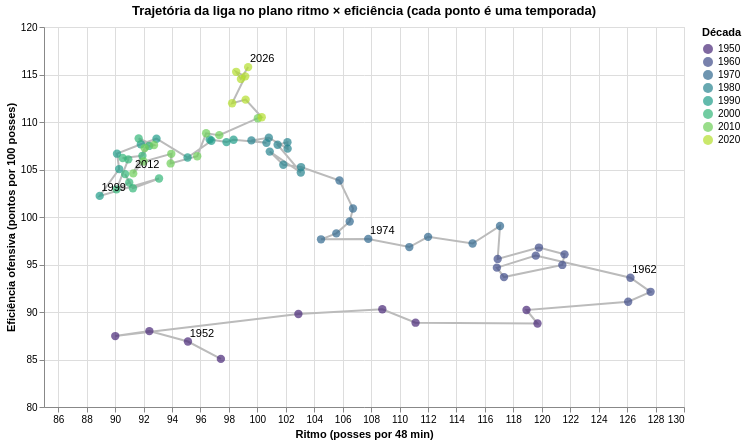

The code cell stored with this chart in its notebook:
### Markdown cell above
## 7. Q4 — Como o ritmo e a eficiência ofensiva se modificaram entre os períodos?

Calculamos a média de ritmo e de ORtg por temporada, ambos disponíveis desde 1951. No gráfico, cada ponto é uma temporada, ligado à seguinte, e a cor indica a década.

### Code cell
df_ritmo_efic = df_liga.dropna(subset=["ritmo", "ortg"])
base_grafico = alt.Chart(df_ritmo_efic).encode(
    x=alt.X("ritmo:Q", title="Ritmo (posses por 48 min)", scale=alt.Scale(zero=False)),
    y=alt.Y("ortg:Q", title="Eficiência ofensiva (pontos por 100 posses)", scale=alt.Scale(zero=False)),
    order="season:Q")

grafico_trilha = base_grafico.mark_line(color="#bbbbbb")
grafico_pontos = base_grafico.mark_circle(size=70).encode(
    color=COR_DECADA,
    tooltip=[alt.Tooltip("season:Q", title="Temporada", format="d"),
             alt.Tooltip("ritmo:Q", title="Ritmo", format=".1f"), alt.Tooltip("ortg:Q", title="ORtg", format=".1f")])
grafico_anos = base_grafico.transform_filter(
    alt.FieldOneOfPredicate(field="season", oneOf=[1952, 1962, 1974, 1999, 2012, 2026])
).mark_text(dx=14, dy=-8).encode(text=alt.Text("season:Q", format="d"))

(grafico_trilha + grafico_pontos + grafico_anos).properties(
    width=640, height=380, title="Trajetória da liga no plano ritmo × eficiência (cada ponto é uma temporada)")

### Figure 1 — Vega-Lite specification as saved in the notebook (floating-point values rounded to 4 significant figures)
{"config": {"view": {"continuousWidth": 300, "continuousHeight": 300}}, "layer": [{"mark": {"type": "line", "color": "#bbbbbb"}, "encoding": {"order": {"field": "season", "type": "quantitative"}, "x": {"field": "ritmo", "scale": {"zero": false}, "title": "Ritmo (posses por 48 min)", "type": "quantitative"}, "y": {"field": "ortg", "scale": {"zero": false}, "title": "Eficiência ofensiva (pontos por 100 posses)", "type": "quantitative"}}}, {"mark": {"type": "circle", "size": 70}, "encoding": {"color": {"field": "decada", "scale": {"scheme": "viridis"}, "title": "Década", "type": "ordinal"}, "order": {"field": "season", "type": "quantitative"}, "tooltip": [{"field": "season", "format": "d", "title": "Temporada", "type": "quantitative"}, {"field": "ritmo", "format": ".1f", "title": "Ritmo", "type": "quantitative"}, {"field": "ortg", "format": ".1f", "title": "ORtg", "type": "quantitative"}], "x": {"field": "ritmo", "scale": {"zero": false}, "title": "Ritmo (posses por 48 min)", "type": "quantitative"}, "y": {"field": "ortg", "scale": {"zero": false}, "title": "Eficiência ofensiva (pontos por 100 posses)", "type": "quantitative"}}}, {"mark": {"type": "text", "dx": 14, "dy": -8}, "encoding": {"order": {"field": "season", "type": "quantitative"}, "text": {"field": "season", "format": "d", "type": "quantitative"}, "x": {"field": "ritmo", "scale": {"zero": false}, "title": "Ritmo (posses por 48 min)", "type": "quantitative"}, "y": {"field": "ortg", "scale": {"zero": false}, "title": "Eficiência ofensiva (pontos por 100 posses)", "type": "quantitative"}}, "transform": [{"filter": {"field": "season", "oneOf": [1952, 1962, 1974, 1999, 2012, 2026]}}]}], "data": {"name": "data-769d9cea0f97ee5585d4e09eb432df1c"}, "height": 380, "title": "Trajetória da liga no plano ritmo × eficiência (cada ponto é uma temporada)", "width": 640, "$schema": "https://vega.github.io/schema/vega-lite/v6.4.1.json", "datasets": {"data-769d9cea0f97ee5585d4e09eb432df1c": [{"season": 1951, "pontos_jogo": 84.06, "tent_quadra_jogo": 83.57, "tent_2pts_jogo": 83.57, "tent_3pts_jogo": 0.0, "tent_ll_jogo": 33.37, "taxa_3pts": null, "pontos_2pts": 59.58, "pontos_3pts": 0.0, "pontos_ll": 24.47, "ritmo": 97.44, "ortg": 85.06, "efg": 0.356, "ts": 0.4276, "taxa_ll": 0.4005, "perc_turnovers": null, "perc_reb_ofensivo": null, "decada": 1950}, {"season": 1952, "pontos_jogo": 83.7, "tent_quadra_jogo": 80.83, "tent_2pts_jogo": 80.83, "tent_3pts_jogo": 0.0, "tent_ll_jogo": 33.24, "taxa_3pts": null, "pontos_2pts": 59.27, "pontos_3pts": 0.0, "pontos_ll": 24.43, "ritmo": 95.12, "ortg": 86.89, "efg": 0.3663, "ts": 0.4384, "taxa_ll": 0.4125, "perc_turnovers": null, "perc_reb_ofensivo": null, "decada": 1950}, {"season": 1953, "pontos_jogo": 82.71, "tent_quadra_jogo": 77.11, "tent_2pts_jogo": 77.11, "tent_3pts_jogo": 0.0, "tent_ll_jogo": 35.89, "taxa_3pts": null, "pontos_2pts": 57.01, "pontos_3pts": 0.0, "pontos_ll": 25.7, "ritmo": 92.41, "ortg": 87.99, "efg": 0.3695, "ts": 0.4451, "taxa_ll": 0.466, "perc_turnovers": null, "perc_reb_ofensivo": null, "decada": 1950}, {"season": 1954, "pontos_jogo": 79.54, "tent_quadra_jogo": 75.36, "tent_2pts_jogo": 75.36, "tent_3pts_jogo": 0.0, "tent_ll_jogo": 33.04, "taxa_3pts": null, "pontos_2pts": 56.12, "pontos_3pts": 0.0, "pontos_ll": 23.42, "ritmo": 90.01, "ortg": 87.47, "efg": 0.372, "ts": 0.4422, "taxa_ll": 0.4391, "perc_turnovers": null, "perc_reb_ofensivo": null, "decada": 1950}, {"season": 1955, "pontos_jogo": 93.07, "tent_quadra_jogo": 86.4, "tent_2pts_jogo": 86.4, "tent_3pts_jogo": 0.0, "tent_ll_jogo": 35.92, "taxa_3pts": null, "pontos_2pts": 66.57, "pontos_3pts": 0.0, "pontos_ll": 26.5, "ritmo": 102.9, "ortg": 89.79, "efg": 0.3854, "ts": 0.4554, "taxa_ll": 0.4161, "perc_turnovers": null, "perc_reb_ofensivo": null, "decada": 1950}, {"season": 1956, "pontos_jogo": 99.03, "tent_quadra_jogo": 91.39, "tent_2pts_jogo": 91.39, "tent_3pts_jogo": 0.0, "tent_ll_jogo": 38.05, "taxa_3pts": null, "pontos_2pts": 70.67, "pontos_3pts": 0.0, "pontos_ll": 28.35, "ritmo": 108.8, "ortg": 90.29, "efg": 0.3866, "ts": 0.458, "taxa_ll": 0.4171, "perc_turnovers": null, "perc_reb_ofensivo": null, "decada": 1950}, {"season": 1957, "pontos_jogo": 99.62, "tent_quadra_jogo": 94.57, "tent_2pts_jogo": 94.57, "tent_3pts_jogo": 0.0, "tent_ll_jogo": 36.94, "taxa_3pts": null, "pontos_2pts": 71.87, "pontos_3pts": 0.0, "pontos_ll": 27.74, "ritmo": 111.1, "ortg": 88.88, "efg": 0.3801, "ts": 0.4496, "taxa_ll": 0.3911, "perc_turnovers": null, "perc_reb_ofensivo": null, "decada": 1950}, {"season": 1958, "pontos_jogo": 106.6, "tent_quadra_jogo": 101.9, "tent_2pts_jogo": 101.9, "tent_3pts_jogo": 0.0, "tent_ll_jogo": 38.29, "taxa_3pts": null, "pontos_2pts": 78.06, "pontos_3pts": 0.0, "pontos_ll": 28.58, "ritmo": 119.7, "ortg": 88.79, "efg": 0.3831, "ts": 0.4491, "taxa_ll": 0.3764, "perc_turnovers": null, "perc_reb_ofensivo": null, "decada": 1950}, {"season": 1959, "pontos_jogo": 108.2, "tent_quadra_jogo": 102.3, "tent_2pts_jogo": 102.3, "tent_3pts_jogo": 0.0, "tent_ll_jogo": 36.3, "taxa_3pts": null, "pontos_2pts": 80.8, "pontos_3pts": 0.0, "pontos_ll": 27.44, "ritmo": 118.9, "ortg": 90.21, "efg": 0.3947, "ts": 0.4577, "taxa_ll": 0.356, "perc_turnovers": null, "perc_reb_ofensivo": null, "decada": 1950}, {"season": 1960, "pontos_jogo": 115.3, "tent_quadra_jogo": 108.7, "tent_2pts_jogo": 108.7, "tent_3pts_jogo": 0.0, "tent_ll_jogo": 35.84, "taxa_3pts": null, "pontos_2pts": 89.01, "pontos_3pts": 0.0, "pontos_ll": 26.32, "ritmo": 126.1, "ortg": 91.08, "efg": 0.4094, "ts": 0.4636, "taxa_ll": 0.3311, "perc_turnovers": null, "perc_reb_ofensivo": null, "decada": 1960}, {"season": 1961, "pontos_jogo": 118.1, "tent_quadra_jogo": 109.4, "tent_2pts_jogo": 109.4, "tent_3pts_jogo": 0.0, "tent_ll_jogo": 37.37, "taxa_3pts": null, "pontos_2pts": 90.72, "pontos_3pts": 0.0, "pontos_ll": 27.4, "ritmo": 127.7, "ortg": 92.12, "efg": 0.4149, "ts": 0.4695, "taxa_ll": 0.3422, "perc_turnovers": null, "perc_reb_ofensivo": null, "decada": 1960}, {"season": 1962, "pontos_jogo": 118.8, "tent_quadra_jogo": 107.7, "tent_2pts_jogo": 107.7, "tent_3pts_jogo": 0.0, "tent_ll_jogo": 37.06, "taxa_3pts": null, "pontos_2pts": 91.8, "pontos_3pts": 0.0, "pontos_ll": 26.96, "ritmo": 126.2, "ortg": 93.61, "efg": 0.426, "ts": 0.4787, "taxa_ll": 0.3448, "perc_turnovers": null, "perc_reb_ofensivo": null, "decada": 1960}, {"season": 1963, "pontos_jogo": 115.3, "tent_quadra_jogo": 101.2, "tent_2pts_jogo": 101.2, "tent_3pts_jogo": 0.0, "tent_ll_jogo": 35.87, "taxa_3pts": null, "pontos_2pts": 89.2, "pontos_3pts": 0.0, "pontos_ll": 26.07, "ritmo": 119.6, "ortg": 95.93, "efg": 0.4408, "ts": 0.4927, "taxa_ll": 0.355, "perc_turnovers": null, "perc_reb_ofensivo": null, "decada": 1960}, {"season": 1964, "pontos_jogo": 111.0, "tent_quadra_jogo": 99.07, "tent_2pts_jogo": 99.07, "tent_3pts_jogo": 0.0, "tent_ll_jogo": 34.98, "taxa_3pts": null, "pontos_2pts": 85.73, "pontos_3pts": 0.0, "pontos_ll": 25.27, "ritmo": 116.8, "ortg": 94.67, "efg": 0.4331, "ts": 0.4851, "taxa_ll": 0.3542, "perc_turnovers": null, "perc_reb_ofensivo": null, "decada": 1960}, {"season": 1965, "pontos_jogo": 110.6, "tent_quadra_jogo": 99.84, "tent_2pts_jogo": 99.84, "tent_3pts_jogo": 0.0, "tent_ll_jogo": 35.56, "taxa_3pts": null, "pontos_2pts": 84.99, "pontos_3pts": 0.0, "pontos_ll": 25.63, "ritmo": 117.3, "ortg": 93.68, "efg": 0.4259, "ts": 0.4792, "taxa_ll": 0.3574, "perc_turnovers": null, "perc_reb_ofensivo": null, "decada": 1960}, {"season": 1966, "pontos_jogo": 115.5, "tent_quadra_jogo": 102.4, "tent_2pts_jogo": 102.4, "tent_3pts_jogo": 0.0, "tent_ll_jogo": 36.96, "taxa_3pts": null, "pontos_2pts": 88.65, "pontos_3pts": 0.0, "pontos_ll": 26.86, "ritmo": 121.4, "ortg": 94.96, "efg": 0.433, "ts": 0.4867, "taxa_ll": 0.3613, "perc_turnovers": null, "perc_reb_ofensivo": null, "decada": 1960}, {"season": 1967, "pontos_jogo": 117.4, "tent_quadra_jogo": 103.1, "tent_2pts_jogo": 103.1, "tent_3pts_jogo": 0.0, "tent_ll_jogo": 36.24, "taxa_3pts": null, "pontos_2pts": 90.93, "pontos_3pts": 0.0, "pontos_ll": 26.52, "ritmo": 121.6, "ortg": 96.07, "efg": 0.4413, "ts": 0.4935, "taxa_ll": 0.3522, "perc_turnovers": null, "perc_reb_ofensivo": null, "decada": 1960}, {"season": 1968, "pontos_jogo": 116.6, "tent_quadra_jogo": 100.8, "tent_2pts_jogo": 100.8, "tent_3pts_jogo": 0.0, "tent_ll_jogo": 37.07, "taxa_3pts": null, "pontos_2pts": 89.93, "pontos_3pts": 0.0, "pontos_ll": 26.67, "ritmo": 119.8, "ortg": 96.78, "efg": 0.4464, "ts": 0.4981, "taxa_ll": 0.368, "perc_turnovers": null, "perc_reb_ofensivo": null, "decada": 1960}, {"season": 1969, "pontos_jogo": 112.3, "tent_quadra_jogo": 99.03, "tent_2pts_jogo": 99.03, "tent_3pts_jogo": 0.0, "tent_ll_jogo": 35.01, "taxa_3pts": null, "pontos_2pts": 87.33, "pontos_3pts": 0.0, "pontos_ll": 24.98, "ritmo": 116.9, "ortg": 95.59, "efg": 0.4413, "ts": 0.491, "taxa_ll": 0.354, "perc_turnovers": 13.6, "perc_reb_ofensivo": null, "decada": 1960}, {"season": 1970, "pontos_jogo": 116.7, "tent_quadra_jogo": 99.35, "tent_2pts_jogo": 99.35, "tent_3pts_jogo": 0.0, "tent_ll_jogo": 33.72, "taxa_3pts": null, "pontos_2pts": 91.36, "pontos_3pts": 0.0, "pontos_ll": 25.34, "ritmo": 117.1, "ortg": 99.06, "efg": 0.4601, "ts": 0.5113, "taxa_ll": 0.34, "perc_turnovers": 15.2, "perc_reb_ofensivo": null, "decada": 1970}, {"season": 1971, "pontos_jogo": 112.4, "tent_quadra_jogo": 98.02, "tent_2pts_jogo": 98.02, "tent_3pts_jogo": 0.0, "tent_ll_jogo": 32.66, "taxa_3pts": null, "pontos_2pts": 88.09, "pontos_3pts": 0.0, "pontos_ll": 24.32, "ritmo": 115.1, "ortg": 97.21, "efg": 0.4498, "ts": 0.5004, "taxa_ll": 0.3335, "perc_turnovers": 14.78, "perc_reb_ofensivo": null, "decada": 1970}, {"season": 1972, "pontos_jogo": 110.2, "tent_quadra_jogo": 95.52, "tent_2pts_jogo": 95.52, "tent_3pts_jogo": 0.0, "tent_ll_jogo": 31.17, "taxa_3pts": null, "pontos_2pts": 86.86, "pontos_3pts": 0.0, "pontos_ll": 23.33, "ritmo": 112.0, "ortg": 97.91, "efg": 0.4549, "ts": 0.5045, "taxa_ll": 0.3268, "perc_turnovers": 15.23, "perc_reb_ofensivo": null, "decada": 1970}, {"season": 1973, "pontos_jogo": 107.6, "tent_quadra_jogo": 96.88, "tent_2pts_jogo": 96.88, "tent_3pts_jogo": 0.0, "tent_ll_jogo": 25.28, "taxa_3pts": null, "pontos_2pts": 88.42, "pontos_3pts": 0.0, "pontos_ll": 19.17, "ritmo": 110.7, "ortg": 96.84, "efg": 0.4566, "ts": 0.4982, "taxa_ll": 0.2611, "perc_turnovers": 15.72, "perc_reb_ofensivo": null, "decada": 1970}, {"season": 1974, "pontos_jogo": 105.7, "tent_quadra_jogo": 93.87, "tent_2pts_jogo": 93.87, "tent_3pts_jogo": 0.0, "tent_ll_jogo": 25.39, "taxa_3pts": null, "pontos_2pts": 86.16, "pontos_3pts": 0.0, "pontos_ll": 19.58, "ritmo": 107.8, "ortg": 97.69, "efg": 0.459, "ts": 0.5036, "taxa_ll": 0.2707, "perc_turnovers": 16.54, "perc_reb_ofensivo": 30.52, "decada": 1970}, {"season": 1975, "pontos_jogo": 102.6, "tent_quadra_jogo": 91.13, "tent_2pts_jogo": 91.13, "tent_3pts_jogo": 0.0, "tent_ll_jogo": 25.18, "taxa_3pts": null, "pontos_2pts": 83.37, "pontos_3pts": 0.0, "pontos_ll": 19.26, "ritmo": 104.5, "ortg": 97.65, "efg": 0.4576, "ts": 0.502, "taxa_ll": 0.2766, "perc_turnovers": 16.25, "perc_reb_ofensivo": 30.11, "decada": 1970}, {"season": 1976, "pontos_jogo": 104.3, "tent_quadra_jogo": 91.72, "tent_2pts_jogo": 91.72, "tent_3pts_jogo": 0.0, "tent_ll_jogo": 26.94, "taxa_3pts": null, "pontos_2pts": 84.1, "pontos_3pts": 0.0, "pontos_ll": 20.24, "ritmo": 105.6, "ortg": 98.28, "efg": 0.4586, "ts": 0.5038, "taxa_ll": 0.2941, "perc_turnovers": 16.03, "perc_reb_ofensivo": 30.25, "decada": 1970}, {"season": 1977, "pontos_jogo": 106.5, "tent_quadra_jogo": 92.03, "tent_2pts_jogo": 92.03, "tent_3pts_jogo": 0.0, "tent_ll_jogo": 27.74, "taxa_3pts": null, "pontos_2pts": 85.63, "pontos_3pts": 0.0, "pontos_ll": 20.84, "ritmo": 106.5, "ortg": 99.53, "efg": 0.4652, "ts": 0.5107, "taxa_ll": 0.302, "perc_turnovers": 16.46, "perc_reb_ofensivo": 31.8, "decada": 1970}, {"season": 1978, "pontos_jogo": 108.5, "tent_quadra_jogo": 92.87, "tent_2pts_jogo": 92.87, "tent_3pts_jogo": 0.0, "tent_ll_jogo": 28.4, "taxa_3pts": null, "pontos_2pts": 87.1, "pontos_3pts": 0.0, "pontos_ll": 21.36, "ritmo": 106.7, "ortg": 100.9, "efg": 0.4692, "ts": 0.5148, "taxa_ll": 0.3064, "perc_turnovers": 15.99, "perc_reb_ofensivo": 31.82, "decada": 1970}, {"season": 1979, "pontos_jogo": 110.3, "tent_quadra_jogo": 91.73, "tent_2pts_jogo": 91.73, "tent_3pts_jogo": 0.0, "tent_ll_jogo": 28.31, "taxa_3pts": null, "pontos_2pts": 89.04, "pontos_3pts": 0.0, "pontos_ll": 21.3, "ritmo": 105.8, "ortg": 103.8, "efg": 0.4853, "ts": 0.5295, "taxa_ll": 0.3089, "perc_turnovers": 15.97, "perc_reb_ofensivo": 32.81, "decada": 1970}, {"season": 1980, "pontos_jogo": 109.3, "tent_quadra_jogo": 90.64, "tent_2pts_jogo": 87.87, "tent_3pts_jogo": 2.773, "tent_ll_jogo": 27.83, "taxa_3pts": 0.0306, "pontos_2pts": 85.73, "pontos_3pts": 2.333, "pontos_ll": 21.27, "ritmo": 103.1, "ortg": 105.3, "efg": 0.4858, "ts": 0.5314, "taxa_ll": 0.3076, "perc_turnovers": 15.55, "perc_reb_ofensivo": 33.47, "decada": 1980}, {"season": 1981, "pontos_jogo": 108.1, "tent_quadra_jogo": 88.42, "tent_2pts_jogo": 86.4, "tent_3pts_jogo": 2.023, "tent_ll_jogo": 28.89, "taxa_3pts": 0.02288, "pontos_2pts": 84.93, "pontos_3pts": 1.489, "pontos_ll": 21.69, "ritmo": 101.8, "ortg": 105.5, "efg": 0.4887, "ts": 0.5345, "taxa_ll": 0.3271, "perc_turnovers": 15.64, "perc_reb_ofensivo": 33.47, "decada": 1980}, {"season": 1982, "pontos_jogo": 108.6, "tent_quadra_jogo": 88.24, "tent_2pts_jogo": 85.95, "tent_3pts_jogo": 2.284, "tent_ll_jogo": 28.57, "taxa_3pts": 0.02589, "pontos_2pts": 85.48, "pontos_3pts": 1.796, "pontos_ll": 21.31, "ritmo": 100.9, "ortg": 106.9, "efg": 0.4945, "ts": 0.5383, "taxa_ll": 0.324, "perc_turnovers": 14.95, "perc_reb_ofensivo": 32.98, "decada": 1980}, {"season": 1983, "pontos_jogo": 108.5, "tent_quadra_jogo": 89.66, "tent_2pts_jogo": 87.41, "tent_3pts_jogo": 2.252, "tent_ll_jogo": 28.28, "taxa_3pts": 0.02512, "pontos_2pts": 85.98, "pontos_3pts": 1.608, "pontos_ll": 20.93, "ritmo": 103.1, "ortg": 104.7, "efg": 0.4882, "ts": 0.5312, "taxa_ll": 0.3155, "perc_turnovers": 15.77, "perc_reb_ofensivo": 33.37, "decada": 1980}, {"season": 1984, "pontos_jogo": 110.1, "tent_quadra_jogo": 88.36, "tent_2pts_jogo": 85.98, "tent_3pts_jogo": 2.378, "tent_ll_jogo": 29.69, "taxa_3pts": 0.02691, "pontos_2pts": 85.78, "pontos_3pts": 1.782, "pontos_ll": 22.55, "ritmo": 101.4, "ortg": 107.6, "efg": 0.4954, "ts": 0.5428, "taxa_ll": 0.3364, "perc_turnovers": 15.02, "perc_reb_ofensivo": 32.99, "decada": 1980}, {"season": 1985, "pontos_jogo": 110.8, "tent_quadra_jogo": 89.1, "tent_2pts_jogo": 85.97, "tent_3pts_jogo": 3.137, "tent_ll_jogo": 29.36, "taxa_3pts": 0.03521, "pontos_2pts": 85.75, "pontos_3pts": 2.658, "pontos_ll": 22.43, "ritmo": 102.1, "ortg": 107.9, "efg": 0.4961, "ts": 0.5434, "taxa_ll": 0.3301, "perc_turnovers": 14.9, "perc_reb_ofensivo": 32.92, "decada": 1980}, {"season": 1986, "pontos_jogo": 110.2, "tent_quadra_jogo": 88.64, "tent_2pts_jogo": 85.3, "tent_3pts_jogo": 3.337, "tent_ll_jogo": 30.26, "taxa_3pts": 0.03765, "pontos_2pts": 84.51, "pontos_3pts": 2.822, "pontos_ll": 22.89, "ritmo": 102.1, "ortg": 107.2, "efg": 0.4926, "ts": 0.5406, "taxa_ll": 0.3419, "perc_turnovers": 14.9, "perc_reb_ofensivo": 32.44, "decada": 1980}, {"season": 1987, "pontos_jogo": 109.9, "tent_quadra_jogo": 88.79, "tent_2pts_jogo": 84.06, "tent_3pts_jogo": 4.726, "tent_ll_jogo": 30.46, "taxa_3pts": 0.05323, "pontos_2pts": 82.43, "pontos_3pts": 4.274, "pontos_ll": 23.23, "ritmo": 100.8, "ortg": 108.3, "efg": 0.4884, "ts": 0.538, "taxa_ll": 0.3433, "perc_turnovers": 14.26, "perc_reb_ofensivo": 33.4, "decada": 1980}, {"season": 1988, "pontos_jogo": 108.2, "tent_quadra_jogo": 87.72, "tent_2pts_jogo": 82.73, "tent_3pts_jogo": 4.995, "tent_ll_jogo": 29.13, "taxa_3pts": 0.05694, "pontos_2pts": 81.12, "pontos_3pts": 4.739, "pontos_ll": 22.31, "ritmo": 99.58, "ortg": 108.1, "efg": 0.4895, "ts": 0.5381, "taxa_ll": 0.3327, "perc_turnovers": 14.27, "perc_reb_ofensivo": 32.79, "decada": 1980}, {"season": 1989, "pontos_jogo": 109.2, "tent_quadra_jogo": 88.97, "tent_2pts_jogo": 82.42, "tent_3pts_jogo": 6.552, "tent_ll_jogo": 28.81, "taxa_3pts": 0.07364, "pontos_2pts": 80.71, "pontos_3pts": 6.34, "pontos_ll": 22.12, "ritmo": 100.6, "ortg": 107.8, "efg": 0.4894, "ts": 0.5371, "taxa_ll": 0.3248, "perc_turnovers": 14.49, "perc_reb_ofensivo": 33.01, "decada": 1980}, {"season": 1990, "pontos_jogo": 107.0, "tent_quadra_jogo": 87.15, "tent_2pts_jogo": 80.55, "tent_3pts_jogo": 6.598, "tent_ll_jogo": 28.51, "taxa_3pts": 0.07571, "pontos_2pts": 78.67, "pontos_3pts": 6.543, "pontos_ll": 21.78, "ritmo": 98.33, "ortg": 108.1, "efg": 0.4892, "ts": 0.5368, "taxa_ll": 0.3276, "perc_turnovers": 13.87, "perc_reb_ofensivo": 32.05, "decada": 1990}, {"season": 1991, "pontos_jogo": 106.3, "tent_quadra_jogo": 87.2, "tent_2pts_jogo": 80.06, "tent_3pts_jogo": 7.142, "tent_ll_jogo": 27.88, "taxa_3pts": 0.0819, "pontos_2pts": 78.14, "pontos_3pts": 6.85, "pontos_ll": 21.32, "ritmo": 97.83, "ortg": 107.9, "efg": 0.4877, "ts": 0.5347, "taxa_ll": 0.3205, "perc_turnovers": 13.9, "perc_reb_ofensivo": 32.29, "decada": 1990}, {"season": 1992, "pontos_jogo": 105.3, "tent_quadra_jogo": 87.35, "tent_2pts_jogo": 79.72, "tent_3pts_jogo": 7.632, "tent_ll_jogo": 26.68, "taxa_3pts": 0.08738, "pontos_2pts": 77.49, "pontos_3pts": 7.57, "pontos_ll": 20.25, "ritmo": 96.65, "ortg": 108.2, "efg": 0.487, "ts": 0.5314, "taxa_ll": 0.3058, "perc_turnovers": 13.56, "perc_reb_ofensivo": 32.87, "decada": 1990}, {"season": 1993, "pontos_jogo": 105.3, "tent_quadra_jogo": 85.95, "tent_2pts_jogo": 77.0, "tent_3pts_jogo": 8.954, "tent_ll_jogo": 27.72, "taxa_3pts": 0.1042, "pontos_2pts": 75.33, "pontos_3pts": 9.035, "pontos_ll": 20.91, "ritmo": 96.77, "ortg": 108.0, "efg": 0.491, "ts": 0.5365, "taxa_ll": 0.3229, "perc_turnovers": 13.96, "perc_reb_ofensivo": 31.93, "decada": 1990}, {"season": 1994, "pontos_jogo": 101.5, "tent_quadra_jogo": 84.44, "tent_2pts_jogo": 74.55, "tent_3pts_jogo": 9.895, "tent_ll_jogo": 26.64, "taxa_3pts": 0.1172, "pontos_2pts": 72.05, "pontos_3pts": 9.893, "pontos_ll": 19.56, "ritmo": 95.1, "ortg": 106.3, "efg": 0.4853, "ts": 0.5277, "taxa_ll": 0.3159, "perc_turnovers": 14.27, "perc_reb_ofensivo": 32.25, "decada": 1990}, {"season": 1995, "pontos_jogo": 101.4, "tent_quadra_jogo": 81.49, "tent_2pts_jogo": 66.19, "tent_3pts_jogo": 15.31, "tent_ll_jogo": 27.07, "taxa_3pts": 0.1878, "pontos_2pts": 65.0, "pontos_3pts": 16.47, "pontos_ll": 19.94, "ritmo": 92.91, "ortg": 108.2, "efg": 0.4999, "ts": 0.5429, "taxa_ll": 0.3329, "perc_turnovers": 14.59, "perc_reb_ofensivo": 31.3, "decada": 1990}, {"season": 1996, "pontos_jogo": 99.5, "tent_quadra_jogo": 80.18, "tent_2pts_jogo": 64.14, "tent_3pts_jogo": 16.05, "tent_ll_jogo": 26.39, "taxa_3pts": 0.2001, "pontos_2pts": 62.32, "pontos_3pts": 17.66, "pontos_ll": 19.52, "ritmo": 91.81, "ortg": 107.7, "efg": 0.4989, "ts": 0.5421, "taxa_ll": 0.3297, "perc_turnovers": 14.71, "perc_reb_ofensivo": 30.54, "decada": 1990}, {"season": 1997, "pontos_jogo": 96.9, "tent_quadra_jogo": 79.31, "tent_2pts_jogo": 62.51, "tent_3pts_jogo": 16.8, "tent_ll_jogo": 25.35, "taxa_3pts": 0.2118, "pontos_2pts": 60.05, "pontos_3pts": 18.15, "pontos_ll": 18.71, "ritmo": 90.13, "ortg": 106.7, "efg": 0.4932, "ts": 0.5359, "taxa_ll": 0.32, "perc_turnovers": 14.76, "perc_reb_ofensivo": 30.77, "decada": 1990}, {"season": 1998, "pontos_jogo": 95.57, "tent_quadra_jogo": 79.7, "tent_2pts_jogo": 66.99, "tent_3pts_jogo": 12.71, "tent_ll_jogo": 26.28, "taxa_3pts": 0.1595, "pontos_2pts": 63.02, "pontos_3pts": 13.18, "pontos_ll": 19.37, "ritmo": 90.29, "ortg": 105.0, "efg": 0.4783, "ts": 0.5238, "taxa_ll": 0.3306, "perc_turnovers": 14.51, "perc_reb_ofensivo": 31.37, "decada": 1990}, {"season": 1999, "pontos_jogo": 91.58, "tent_quadra_jogo": 78.19, "tent_2pts_jogo": 65.03, "tent_3pts_jogo": 13.16, "tent_ll_jogo": 25.79, "taxa_3pts": 0.1683, "pontos_2pts": 59.43, "pontos_3pts": 13.37, "pontos_ll": 18.78, "ritmo": 88.92, "ortg": 102.2, "efg": 0.4659, "ts": 0.5118, "taxa_ll": 0.3313, "perc_turnovers": 14.62, "perc_reb_ofensivo": 30.13, "decada": 1990}, {"season": 2000, "pontos_jogo": 97.47, "tent_quadra_jogo": 82.09, "tent_2pts_jogo": 68.38, "tent_3pts_jogo": 13.71, "tent_ll_jogo": 25.28, "taxa_3pts": 0.1671, "pontos_2pts": 63.98, "pontos_3pts": 14.52, "pontos_ll": 18.96, "ritmo": 93.09, "ortg": 104.1, "efg": 0.4783, "ts": 0.5229, "taxa_ll": 0.3084, "perc_turnovers": 14.24, "perc_reb_ofensivo": 28.89, "decada": 2000}, {"season": 2001, "pontos_jogo": 94.81, "tent_quadra_jogo": 80.6, "tent_2pts_jogo": 66.89, "tent_3pts_jogo": 13.71, "tent_ll_jogo": 24.87, "taxa_3pts": 0.1701, "pontos_2pts": 61.68, "pontos_3pts": 14.54, "pontos_ll": 18.59, "ritmo": 91.25, "ortg": 103.0, "efg": 0.4731, "ts": 0.518, "taxa_ll": 0.3092, "perc_turnovers": 14.12, "perc_reb_ofensivo": 28.2, "decada": 2000}, {"season": 2002, "pontos_jogo": 95.48, "tent_quadra_jogo": 81.27, "tent_2pts_jogo": 66.52, "tent_3pts_jogo": 14.75, "tent_ll_jogo": 23.82, "taxa_3pts": 0.1815, "pontos_2pts": 61.91, "pontos_3pts": 15.65, "pontos_ll": 17.92, "ritmo": 90.7, "ortg": 104.5, "efg": 0.477, "ts": 0.5203, "taxa_ll": 0.2936, "perc_turnovers": 13.62, "perc_reb_ofensivo": 28.84, "decada": 2000}, {"season": 2003, "pontos_jogo": 95.08, "tent_quadra_jogo": 80.79, "tent_2pts_jogo": 66.1, "tent_3pts_jogo": 14.68, "tent_ll_jogo": 24.43, "taxa_3pts": 0.1817, "pontos_2pts": 61.17, "pontos_3pts": 15.39, "pontos_ll": 18.51, "ritmo": 90.99, "ortg": 103.6, "efg": 0.4738, "ts": 0.5192, "taxa_ll": 0.303, "perc_turnovers": 14.0, "perc_reb_ofensivo": 28.5, "decada": 2000}, {"season": 2004, "pontos_jogo": 93.4, "tent_quadra_jogo": 79.82, "tent_2pts_jogo": 64.89, "tent_3pts_jogo": 14.93, "tent_ll_jogo": 24.21, "taxa_3pts": 0.187, "pontos_2pts": 59.66, "pontos_3pts": 15.54, "pontos_ll": 18.2, "ritmo": 90.1, "ortg": 102.9, "efg": 0.471, "ts": 0.5161, "taxa_ll": 0.3036, "perc_turnovers": 14.21, "perc_reb_ofensivo": 28.63, "decada": 2000}, {"season": 2005, "pontos_jogo": 97.2, "tent_quadra_jogo": 80.34, "tent_2pts_jogo": 64.58, "tent_3pts_jogo": 15.75, "tent_ll_jogo": 26.05, "taxa_3pts": 0.1961, "pontos_2pts": 60.7, "pontos_3pts": 16.8, "pontos_ll": 19.7, "ritmo": 90.93, "ortg": 106.1, "efg": 0.4822, "ts": 0.5294, "taxa_ll": 0.3249, "perc_turnovers": 13.63, "perc_reb_ofensivo": 28.69, "decada": 2000}, {"season": 2006, "pontos_jogo": 97.01, "tent_quadra_jogo": 78.99, "tent_2pts_jogo": 63.01, "tent_3pts_jogo": 15.98, "tent_ll_jogo": 26.3, "taxa_3pts": 0.2023, "pontos_2pts": 60.23, "pontos_3pts": 17.18, "pontos_ll": 19.6, "ritmo": 90.53, "ortg": 106.2, "efg": 0.4898, "ts": 0.5355, "taxa_ll": 0.3338, "perc_turnovers": 13.74, "perc_reb_ofensivo": 27.3, "decada": 2000}, {"season": 2007, "pontos_jogo": 98.74, "tent_quadra_jogo": 79.7, "tent_2pts_jogo": 62.76, "tent_3pts_jogo": 16.94, "tent_ll_jogo": 26.08, "taxa_3pts": 0.2125, "pontos_2pts": 60.92, "pontos_3pts": 18.2, "pontos_ll": 19.62, "ritmo": 91.92, "ortg": 106.4, "efg": 0.4962, "ts": 0.5414, "taxa_ll": 0.3277, "perc_turnovers": 14.22, "perc_reb_ofensivo": 27.08, "decada": 2000}, {"season": 2008, "pontos_jogo": 99.92, "tent_quadra_jogo": 81.5, "tent_2pts_jogo": 63.4, "tent_3pts_jogo": 18.11, "tent_ll_jogo": 24.94, "taxa_3pts": 0.2222, "pontos_2pts": 61.42, "pontos_3pts": 19.66, "pontos_ll": 18.84, "ritmo": 92.39, "ortg": 107.5, "efg": 0.4974, "ts": 0.5402, "taxa_ll": 0.3065, "perc_turnovers": 13.24, "perc_reb_ofensivo": 26.67, "decada": 2000}, {"season": 2009, "pontos_jogo": 99.95, "tent_quadra_jogo": 80.92, "tent_2pts_jogo": 62.79, "tent_3pts_jogo": 18.12, "tent_ll_jogo": 24.74, "taxa_3pts": 0.224, "pontos_2pts": 60.94, "pontos_3pts": 19.94, "pontos_ll": 19.07, "ritmo": 91.66, "ortg": 108.3, "efg": 0.4998, "ts": 0.5444, "taxa_ll": 0.3061, "perc_turnovers": 13.26, "perc_reb_ofensivo": 26.75, "decada": 2000}, {"season": 2010, "pontos_jogo": 100.4, "tent_quadra_jogo": 81.7, "tent_2pts_jogo": 63.56, "tent_3pts_jogo": 18.14, "tent_ll_jogo": 24.54, "taxa_3pts": 0.222, "pontos_2pts": 62.53, "pontos_3pts": 19.3, "pontos_ll": 18.63, "ritmo": 92.74, "ortg": 107.6, "efg": 0.5009, "ts": 0.543, "taxa_ll": 0.301, "perc_turnovers": 13.33, "perc_reb_ofensivo": 26.27, "decada": 2010}, {"season": 2011, "pontos_jogo": 99.55, "tent_quadra_jogo": 81.22, "tent_2pts_jogo": 63.2, "tent_3pts_jogo": 18.01, "tent_ll_jogo": 24.36, "taxa_3pts": 0.2218, "pontos_2pts": 61.58, "pontos_3pts": 19.37, "pontos_ll": 18.6, "ritmo": 92.08, "ortg": 107.3, "efg": 0.4985, "ts": 0.5415, "taxa_ll": 0.3004, "perc_turnovers": 13.42, "perc_reb_ofensivo": 26.33, "decada": 2010}, {"season": 2012, "pontos_jogo": 96.26, "tent_quadra_jogo": 81.43, "tent_2pts_jogo": 63.05, "tent_3pts_jogo": 18.38, "tent_ll_jogo": 22.46, "taxa_3pts": 0.2257, "pontos_2pts": 60.13, "pontos_3pts": 19.23, "pontos_ll": 16.9, "ritmo": 91.27, "ortg": 104.6, "efg": 0.4873, "ts": 0.527, "taxa_ll": 0.2761, "perc_turnovers": 13.78, "perc_reb_ofensivo": 26.93, "decada": 2010}, {"season": 2013, "pontos_jogo": 98.14, "tent_quadra_jogo": 82.02, "tent_2pts_jogo": 62.06, "tent_3pts_jogo": 19.96, "tent_ll_jogo": 22.19, "taxa_3pts": 0.2434, "pontos_2pts": 59.95, "pontos_3pts": 21.48, "pontos_ll": 16.7, "ritmo": 92.0, "ortg": 105.8, "efg": 0.4966, "ts": 0.5347, "taxa_ll": 0.2709, "perc_turnovers": 13.68, "perc_reb_ofensivo": 26.48, "decada": 2010}, {"season": 2014, "pontos_jogo": 101.0, "tent_quadra_jogo": 83.0, "tent_2pts_jogo": 61.46, "tent_3pts_jogo": 21.53, "tent_ll_jogo": 23.59, "taxa_3pts": 0.2595, "pontos_2pts": 59.94, "pontos_3pts": 23.24, "pontos_ll": 17.83, "ritmo": 93.95, "ortg": 106.7, "efg": 0.5013, "ts": 0.541, "taxa_ll": 0.2845, "perc_turnovers": 13.56, "perc_reb_ofensivo": 25.48, "decada": 2010}, {"season": 2015, "pontos_jogo": 100.0, "tent_quadra_jogo": 83.57, "tent_2pts_jogo": 61.15, "tent_3pts_jogo": 22.41, "tent_ll_jogo": 22.84, "taxa_3pts": 0.2682, "pontos_2pts": 59.34, "pontos_3pts": 23.54, "pontos_ll": 17.14, "ritmo": 93.9, "ortg": 105.6, "efg": 0.496, "ts": 0.5341, "taxa_ll": 0.2737, "perc_turnovers": 13.3, "perc_reb_ofensivo": 25.14, "decada": 2010}, {"season": 2016, "pontos_jogo": 102.7, "tent_quadra_jogo": 84.57, "tent_2pts_jogo": 60.49, "tent_3pts_jogo": 24.08, "tent_ll_jogo": 23.36, "taxa_3pts": 0.2847, "pontos_2pts": 59.44, "pontos_3pts": 25.55, "pontos_ll": 17.68, "ritmo": 95.77, "ortg": 106.4, "efg": 0.5025, "ts": 0.5413, "taxa_ll": 0.2766, "perc_turnovers": 13.15, "perc_reb_ofensivo": 23.81, "decada": 2010}, {"season": 2017, "pontos_jogo": 105.6, "tent_quadra_jogo": 85.41, "tent_2pts_jogo": 58.41, "tent_3pts_jogo": 27.0, "tent_ll_jogo": 23.11, "taxa_3pts": 0.3161, "pontos_2pts": 58.79, "pontos_3pts": 28.96, "pontos_ll": 17.84, "ritmo": 96.4, "ortg": 108.8, "efg": 0.5138, "ts": 0.5524, "taxa_ll": 0.2708, "perc_turnovers": 12.74, "perc_reb_ofensivo": 23.29, "decada": 2010}, {"season": 2018, "pontos_jogo": 106.3, "tent_quadra_jogo": 86.06, "tent_2pts_jogo": 57.06, "tent_3pts_jogo": 29.0, "tent_ll_jogo": 21.68, "taxa_3pts": 0.337, "pontos_2pts": 58.23, "pontos_3pts": 31.47, "pontos_ll": 16.63, "ritmo": 97.33, "ortg": 108.6, "efg": 0.5213, "ts": 0.5562, "taxa_ll": 0.2519, "perc_turnovers": 12.98, "perc_reb_ofensivo": 22.33, "decada": 2010}, {"season": 2019, "pontos_jogo": 111.2, "tent_quadra_jogo": 89.21, "tent_2pts_jogo": 57.2, "tent_3pts_jogo": 32.01, "tent_ll_jogo": 23.07, "taxa_3pts": 0.3588, "pontos_2pts": 59.44, "pontos_3pts": 34.09, "pontos_ll": 17.68, "ritmo": 100.0, "ortg": 110.4, "efg": 0.5242, "ts": 0.5596, "taxa_ll": 0.2588, "perc_turnovers": 12.4, "perc_reb_ofensivo": 22.89, "decada": 2010}, {"season": 2020, "pontos_jogo": 111.8, "tent_quadra_jogo": 88.82, "tent_2pts_jogo": 54.7, "tent_3pts_jogo": 34.11, "tent_ll_jogo": 23.11, "taxa_3pts": 0.3841, "pontos_2pts": 57.31, "pontos_3pts": 36.63, "pontos_ll": 17.86, "ritmo": 100.3, "ortg": 110.5, "efg": 0.5283, "ts": 0.5643, "taxa_ll": 0.2602, "perc_turnovers": 12.83, "perc_reb_ofensivo": 22.48, "decada": 2020}, {"season": 2021, "pontos_jogo": 112.1, "tent_quadra_jogo": 88.42, "tent_2pts_jogo": 53.78, "tent_3pts_jogo": 34.64, "tent_ll_jogo": 21.82, "taxa_3pts": 0.3918, "pontos_2pts": 57.03, "pontos_3pts": 38.09, "pontos_ll": 16.97, "ritmo": 99.18, "ortg": 112.4, "efg": 0.5379, "ts": 0.5718, "taxa_ll": 0.2469, "perc_turnovers": 12.36, "perc_reb_ofensivo": 22.19, "decada": 2020}, {"season": 2022, "pontos_jogo": 110.6, "tent_quadra_jogo": 88.1, "tent_2pts_jogo": 52.92, "tent_3pts_jogo": 35.18, "tent_ll_jogo": 21.86, "taxa_3pts": 0.3993, "pontos_2pts": 56.37, "pontos_3pts": 37.31, "pontos_ll": 16.93, "ritmo": 98.23, "ortg": 112.0, "efg": 0.5317, "ts": 0.5662, "taxa_ll": 0.2485, "perc_turnovers": 12.34, "perc_reb_ofensivo": 23.21, "decada": 2020}, {"season": 2023, "pontos_jogo": 114.7, "tent_quadra_jogo": 88.3, "tent_2pts_jogo": 54.09, "tent_3pts_jogo": 34.21, "tent_ll_jogo": 23.53, "taxa_3pts": 0.3875, "pontos_2pts": 59.27, "pontos_3pts": 37.02, "pontos_ll": 18.39, "ritmo": 99.15, "ortg": 114.8, "efg": 0.5455, "ts": 0.5815, "taxa_ll": 0.2669, "perc_turnovers": 12.5, "perc_reb_ofensivo": 23.97, "decada": 2020}, {"season": 2024, "pontos_jogo": 114.2, "tent_quadra_jogo": 88.9, "tent_2pts_jogo": 53.8, "tent_3pts_jogo": 35.1, "tent_ll_jogo": 21.72, "taxa_3pts": 0.3949, "pontos_2pts": 58.67, "pontos_3pts": 38.51, "pontos_ll": 17.03, "ritmo": 98.51, "ortg": 115.3, "efg": 0.5465, "ts": 0.58, "taxa_ll": 0.2445, "perc_turnovers": 12.15, "perc_reb_ofensivo": 24.22, "decada": 2020}, {"season": 2025, "pontos_jogo": 113.8, "tent_quadra_jogo": 89.24, "tent_2pts_jogo": 51.66, "tent_3pts_jogo": 37.58, "tent_ll_jogo": 21.67, "taxa_3pts": 0.4212, "pontos_2pts": 56.31, "pontos_3pts": 40.61, "pontos_ll": 16.9, "ritmo": 98.85, "ortg": 114.5, "efg": 0.543, "ts": 0.5762, "taxa_ll": 0.243, "perc_turnovers": 12.64, "perc_reb_ofensivo": 25.17, "decada": 2020}, {"season": 2026, "pontos_jogo": 115.6, "tent_quadra_jogo": 89.09, "tent_2pts_jogo": 52.11, "tent_3pts_jogo": 36.98, "tent_ll_jogo": 23.48, "taxa_3pts": 0.4151, "pontos_2pts": 57.33, "pontos_3pts": 39.9, "pontos_ll": 18.38, "ritmo": 99.35, "ortg": 115.8, "efg": 0.5457, "ts": 0.5814, "taxa_ll": 0.2638, "perc_turnovers": 12.74, "perc_reb_ofensivo": 26.0, "decada": 2020}]}}
